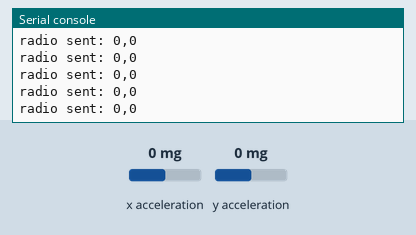
This program was run on a simulated BBC micro:bit running MicroPython. Shown: the last lines printed to the serial console. The inputs (shaded band) are chosen by the test bench; at power-on: x acceleration 0 mg, y acceleration 0 mg. No radio messages arrive unless stated (any console line starting 'radio sent:' is added by the test bench).

Above: at 1.2 s.
1.3 s: x acceleration set to -1440 mg
At 2.4 s:
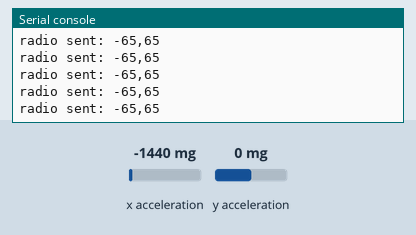
2.8 s: x acceleration set to 750 mg
At 3.5 s:
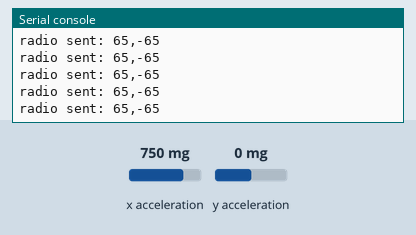
4.3 s: y acceleration set to -1440 mg
At 4.8 s:
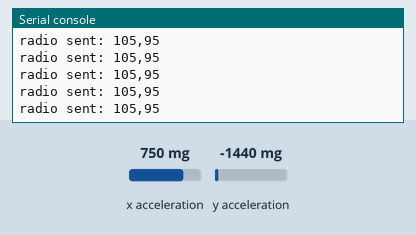
Timing chart, 0 to 7.3 s (numbered marks = the images above; inputs shaded):
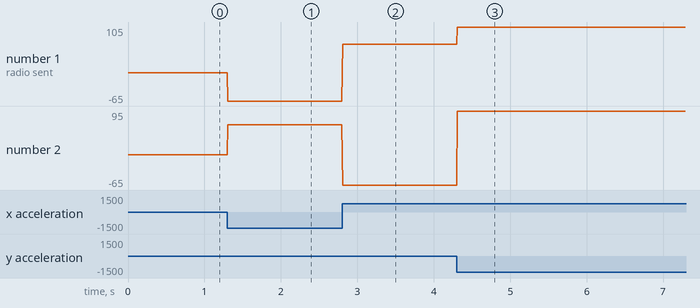

Measured:
- after the input at 1.3 s, the serial console: prints a new line at once (image 1)
- after the input at 2.8 s, the serial console: prints a new line at once (image 2)
- after the input at 4.3 s, the serial console: prints a new line at once (image 3)
- plotted number 1: 0 → -65 after the input at 1.3 s, 65 → 105 after the input at 4.3 s
- plotted number 2: 0 → 65 after the input at 1.3 s, -65 → 95 after the input at 4.3 s

The program:

tilt_remote.py
```python
from microbit import accelerometer, sleep
import radio

# ─── Configuration ────────────────────────────────────────────────
DEAD_ZONE   = 400    # ignore small jitters (±DEAD_ZONE)
ZONE_HIGH   = 800    # above this raw tilt → high speed
SPEED_LOW   = 70    # moderate tilt yields this PWM value
SPEED_HIGH  = 100    # strong tilt yields this PWM value

SEND_DELAY  = 50     # ms between transmissions

# ─── Radio Setup ─────────────────────────────────────────────────
radio.on()
radio.config(group=1, power=7)  # all boards in group 1 talk together

# ─── Helper ──────────────────────────────────────────────────────
def zone_speed(val):
    """
    Convert raw tilt (–1024…+1024) into one of:
      0, ±SPEED_LOW, or ±SPEED_HIGH
    """
    if val == 0:
        return 0
    sign = 1 if val > 0 else -1
    mag = abs(val)
    return sign * (SPEED_HIGH if mag >= ZONE_HIGH else SPEED_LOW)

# ─── Main Loop ───────────────────────────────────────────────────
while True:
    # 1) Read raw accelerometer values
    raw_x = accelerometer.get_x()
    raw_y = accelerometer.get_y()

    # 2) Apply dead-zone to filter out tiny tilts
    if abs(raw_x) < DEAD_ZONE:
        raw_x = 0
    if abs(raw_y) < DEAD_ZONE:
        raw_y = 0

    # 3) Convert raw to discrete speeds
    xs = zone_speed(raw_x)  # controls turning
    ys = zone_speed(raw_y)  # controls forward/back

    # 4) Initialize motor commands
    LSpeed = 0
    RSpeed = 0

    # 5) Straight forward/backward
    if   ys < 0 and xs == 0:
        # forward
        LSpeed = RSpeed = abs(ys)
    elif ys > 0 and xs == 0:
        # backward
        LSpeed = RSpeed = -abs(ys)

    # 6) In-place pivots (no translation)
    elif xs > 0 and ys == 0:
        LSpeed = 65
        RSpeed = -65
    elif xs < 0 and ys == 0:
        # pivot left
        LSpeed =  -65
        RSpeed = 65

    # 7) Forward arcs (combined translation + turning)
    elif ys < 0 and xs != 0:
        base = abs(ys)
        turn = abs(xs)
        if xs > 0:
            if xs==70 :
                LSpeed = abs(ys) + 5
                RSpeed = abs(ys) - 5
            elif xs==140 :
                LSpeed = abs(ys) + 25
                RSpeed = abs(ys) - 5
        else:
            if xs==-70 :
                LSpeed = abs(ys) - 5
                RSpeed = abs(ys) + 5
            elif xs==-140 :
                LSpeed = abs(ys) - 25
                RSpeed = abs(ys) + 5

    # 8) Backward arcs
    elif ys > 0 and xs != 0:
        base = abs(ys)
        turn = abs(xs)
        if xs > 0:
            if xs==70 :
                LSpeed = -ys - 5
                RSpeed = -ys + 5
            elif xs==140 :
                LSpeed = -ys - 25
                RSpeed = -ys + 5
        else:
            if xs==-70 :
                LSpeed = -ys + 5
                RSpeed = -ys - 5
            elif xs==-140 :
                LSpeed = -ys + 25
                RSpeed = -ys - 5

    # 9) Transmit as "LSpeed,RSpeed"
    radio.send("{},{}".format(LSpeed, RSpeed))

    # 10) Wait a moment
    sleep(10)
```
